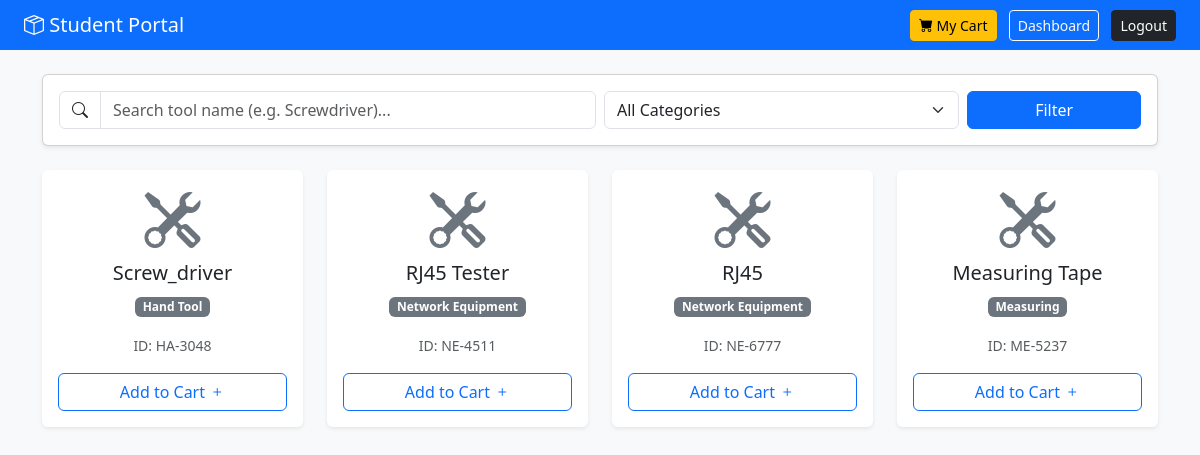
The page /student_catalog.php (signed in) on the database as committed earlier.
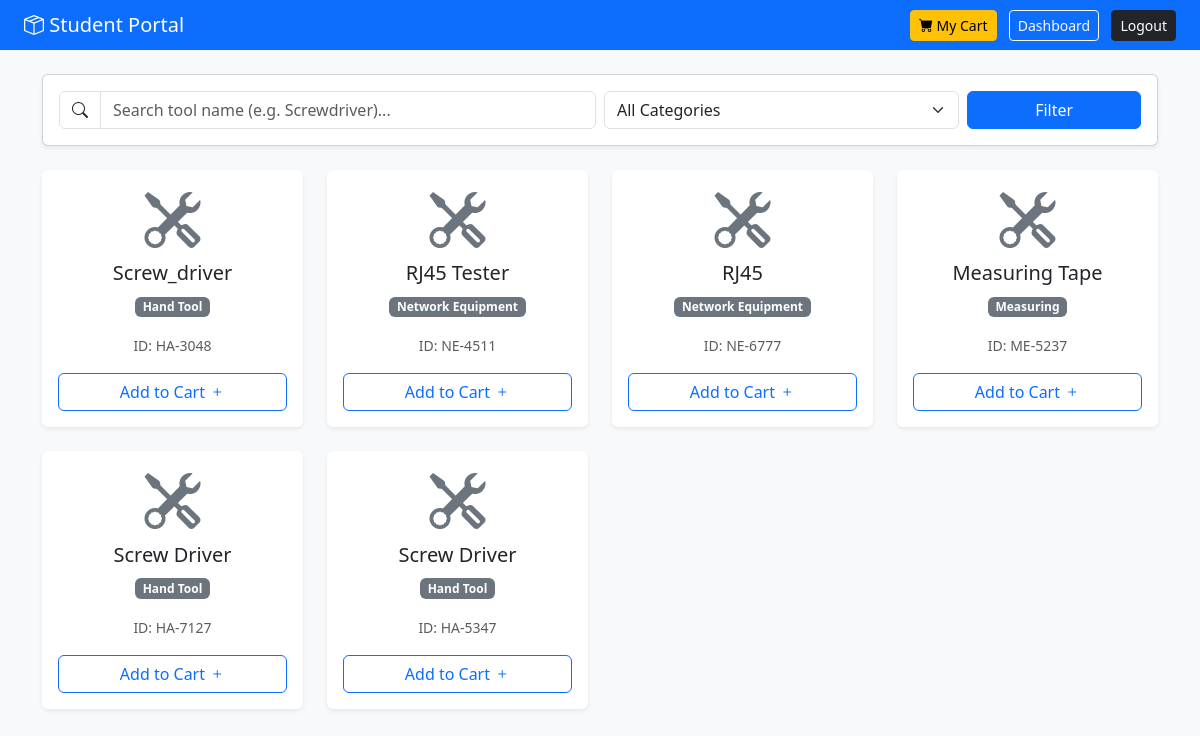
The same page on the database as committed later.
### tables this page shows
CREATE TABLE `tools` (
  `tool_id` int(11) NOT NULL,
  `barcode` varchar(50) NOT NULL,
  `tool_name` varchar(100) NOT NULL,
  `category` varchar(50) NOT NULL,
  `status` enum('Available','Borrowed','Maintenance','Lost') DEFAULT 'Available',
  `created_at` timestamp NOT NULL DEFAULT current_timestamp()
);

### student_catalog.php (the view, shortened to what this page needs)
<?php
include "db_conn.php";
$search = isset($_GET['search']) ? $_GET['search'] : '';
$sql = "SELECT * FROM tools
        WHERE status = 'Available'
        AND tool_id NOT IN (
            SELECT tool_id FROM transactions
            WHERE status IN ('Pending', 'Approved')
        )";
$result = mysqli_query($conn, $sql);
?>
<!DOCTYPE html>
<html>
<head>
    <link href="https://cdn.jsdelivr.net/npm/bootstrap@5.3.0/dist/css/bootstrap.min.css" rel="stylesheet">
    <link rel="stylesheet" href="https://cdn.jsdelivr.net/npm/bootstrap-icons@1.10.0/font/bootstrap-icons.css">
</head>
<body class="bg-light">
    <nav class="navbar navbar-dark bg-primary px-4">
        <span class="navbar-brand mb-0 h1"><i class="bi bi-box-seam"></i> Student Portal</span>
        <div>
            <a href="cart.php" class="btn btn-warning btn-sm me-2 position-relative">
                <i class="bi bi-cart-fill"></i> My Cart
            </a>
            <a href="dashboard.php" class="btn btn-outline-light btn-sm me-2">Dashboard</a>
            <a href="logout.php" class="btn btn-dark btn-sm">Logout</a>
        </div>
    </nav>
    <div class="container mt-4">
        <div class="card shadow-sm mb-4">
            <div class="card-body">
                <form method="GET" class="row g-2 align-items-center">
                    <div class="col-md-6">
                        <div class="input-group">
                            <span class="input-group-text bg-white"><i class="bi bi-search"></i></span>
                            <input type="text" name="search" class="form-control" placeholder="Search tool name (e.g. Screwdriver)..." value="<?php echo htmlspecialchars($search); ?>">
                        </div>
                    </div>
                    <div class="col-md-4">
                        <select name="category" class="form-select">
                            <option value="All">All Categories</option>
                        </select>
                    </div>
                    <div class="col-md-2">
                        <button type="submit" class="btn btn-primary w-100">Filter</button>
                    </div>
                </form>
            </div>
        </div>
        <div class="row">
            <?php
            if (mysqli_num_rows($result) > 0) {
                while ($row = mysqli_fetch_assoc($result)) {
                    $in_cart = (isset($_SESSION['cart']) && in_array($row['tool_id'], $_SESSION['cart']));
                    $btn_class = $in_cart ? "btn-secondary disabled" : "btn-outline-primary";
                    $btn_text = $in_cart ? "In Cart" : "Add to Cart";
                    $link = $in_cart ? "#" : "cart_action.php?action=add&id=" . $row['tool_id'];
            ?>
                <div class="col-md-3 mb-4">
                    <div class="card h-100 shadow-sm border-0">
                        <div class="card-body text-center">
                            <div class="display-4 text-secondary mb-2"><i class="bi bi-tools"></i></div>
                            <h5 class="card-title text-dark"><?php echo $row['tool_name']; ?></h5>
                            <span class="badge bg-secondary mb-3"><?php echo $row['category']; ?></span>
                            <br>
                            <small class="text-muted">ID: <?php echo $row['barcode']; ?></small>
                            <a href="<?php echo $link; ?>" class="btn <?php echo $btn_class; ?> w-100 mt-3">
                                <?php echo $btn_text; ?> <i class="bi bi-plus"></i>
                            </a>
                        </div>
                    </div>
                </div>
            <?php
                }
            } else {
                echo "<div class='col-12 text-center text-muted py-5'><h4>No tools found matching your search.</h4></div>";
            }
            ?>
        </div>
    </div>
</body>
</html>

Rows that differ between the two databases and show on the page:
added tools: tool_name "Screw Driver", category "Hand Tool", barcode "HA-7127", btn_text "Add to Cart"
added tools: tool_name "Screw Driver", category "Hand Tool", barcode "HA-5347", btn_text "Add to Cart"
